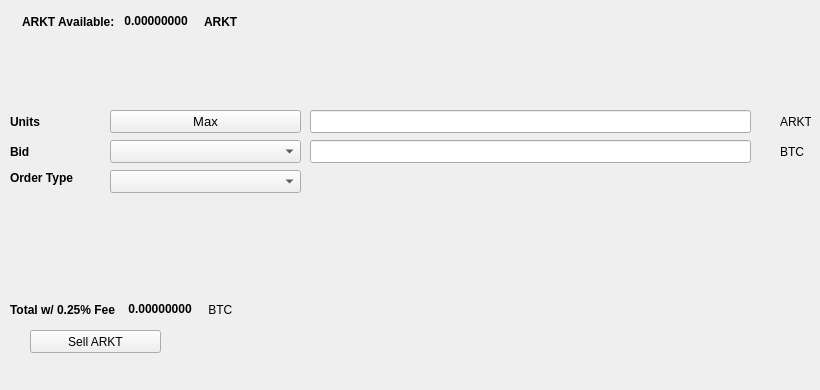
   <widget class="QWidget" name="SellTab">
    <attribute name="title">
     <string>Sell</string>
    </attribute>
    <widget class="QLabel" name="label_16">
     <property name="geometry">
      <rect>
       <x>780</x>
       <y>140</y>
       <width>31</width>
       <height>23</height>
      </rect>
     </property>
     <property name="text">
      <string>BTC</string>
     </property>
    </widget>
    <widget class="QComboBox" name="SellBidcomboBox">
     <property name="geometry">
      <rect>
       <x>110</x>
       <y>140</y>
       <width>191</width>
       <height>23</height>
      </rect>
     </property>
     <property name="font">
      <font>
       <pointsize>10</pointsize>
      </font>
     </property>
    </widget>
    <widget class="QLabel" name="label_18">
     <property name="geometry">
      <rect>
       <x>10</x>
       <y>110</y>
       <width>46</width>
       <height>23</height>
      </rect>
     </property>
     <property name="font">
      <font>
       <weight>75</weight>
       <bold>true</bold>
      </font>
     </property>
     <property name="text">
      <string>Units</string>
     </property>
    </widget>
    <widget class="QPushButton" name="Sell_Max_Amount">
     <property name="geometry">
      <rect>
       <x>110</x>
       <y>110</y>
       <width>191</width>
       <height>23</height>
      </rect>
     </property>
     <property name="font">
      <font>
       <pointsize>10</pointsize>
      </font>
     </property>
     <property name="text">
      <string>Max</string>
     </property>
    </widget>
    <widget class="QLabel" name="label_20">
     <property name="geometry">
      <rect>
       <x>10</x>
       <y>170</y>
       <width>91</width>
       <height>16</height>
      </rect>
     </property>
     <property name="font">
      <font>
       <weight>75</weight>
       <bold>true</bold>
      </font>
     </property>
     <property name="text">
      <string>Order Type</string>
     </property>
    </widget>
    <widget class="QComboBox" name="SellOrdertypeCombo">
     <property name="geometry">
      <rect>
       <x>110</x>
       <y>170</y>
       <width>191</width>
       <height>23</height>
      </rect>
     </property>
     <property name="font">
      <font>
       <pointsize>10</pointsize>
      </font>
     </property>
    </widget>
    <widget class="QLabel" name="label_21">
     <property name="geometry">
      <rect>
       <x>10</x>
       <y>140</y>
       <width>46</width>
       <height>23</height>
      </rect>
     </property>
     <property name="font">
      <font>
       <weight>75</weight>
       <bold>true</bold>
      </font>
     </property>
     <property name="text">
      <string>Bid</string>
     </property>
    </widget>
    <widget class="QLabel" name="label_22">
     <property name="geometry">
      <rect>
       <x>780</x>
       <y>110</y>
       <width>31</width>
       <height>23</height>
      </rect>
     </property>
     <property name="text">
      <string>ARKT</string>
     </property>
    </widget>
    <widget class="QLineEdit" name="UnitsInputARKT">
     <property name="geometry">
      <rect>
       <x>310</x>
       <y>110</y>
       <width>441</width>
       <height>23</height>
      </rect>
     </property>
     <property name="font">
      <font>
       <pointsize>9</pointsize>
       <weight>75</weight>
       <bold>true</bold>
      </font>
     </property>
    </widget>
    <widget class="QLineEdit" name="SellBidPriceEdit">
     <property name="geometry">
      <rect>
       <x>310</x>
       <y>140</y>
       <width>441</width>
       <height>23</height>
      </rect>
     </property>
     <property name="font">
      <font>
       <pointsize>9</pointsize>
       <weight>75</weight>
       <bold>true</bold>
      </font>
     </property>
    </widget>
    <widget class="QPushButton" name="SellARKTBTN">
     <property name="geometry">
      <rect>
       <x>30</x>
       <y>330</y>
       <width>131</width>
       <height>23</height>
      </rect>
     </property>
     <property name="text">
      <string>Sell ARKT</string>
     </property>
     <property name="icon">
      <iconset resource="../arktur">
       <normaloff>:/icons/bitcoin</normaloff>:/icons/bitcoin</iconset>
     </property>
    </widget>
    <widget class="QWidget" name="layoutWidget3">
     <property name="geometry">
      <rect>
       <x>22</x>
       <y>12</y>
       <width>258</width>
       <height>19</height>
      </rect>
     </property>
     <layout class="QHBoxLayout" name="horizontalLayout">
      <item>
       <widget class="QLabel" name="label232_2">
        <property name="font">
         <font>
          <weight>75</weight>
          <bold>true</bold>
         </font>
        </property>
        <property name="text">
         <string>ARKT Available:</string>
        </property>
       </widget>
      </item>
      <item>
       <widget class="QLabel" name="ARKTAvailableLabel">
        <property name="palette">
         <palette>
          <active>
           <colorrole role="WindowText">
            <brush brushstyle="SolidPattern">
             <color alpha="255">
              <red>0</red>
              <green>0</green>
              <blue>0</blue>
             </color>
            </brush>
           </colorrole>
           <colorrole role="Button">
            <brush brushstyle="SolidPattern">
             <color alpha="255">
              <red>0</red>
              <green>170</green>
              <blue>0</blue>
             </color>
            </brush>
           </colorrole>
           <colorrole role="Light">
            <brush brushstyle="SolidPattern">
             <color alpha="255">
              <red>0</red>
              <green>255</green>
              <blue>0</blue>
             </color>
            </brush>
           </colorrole>
           <colorrole role="Midlight">
            <brush brushstyle="SolidPattern">
             <color alpha="255">
              <red>0</red>
              <green>212</green>
              <blue>0</blue>
             </color>
            </brush>
           </colorrole>
           <colorrole role="Dark">
            <brush brushstyle="SolidPattern">
             <color alpha="255">
              <red>0</red>
              <green>85</green>
              <blue>0</blue>
             </color>
            </brush>
           </colorrole>
           <colorrole role="Mid">
            <brush brushstyle="SolidPattern">
             <color alpha="255">
              <red>0</red>
              <green>113</green>
              <blue>0</blue>
             </color>
            </brush>
           </colorrole>
           <colorrole role="Text">
            <brush brushstyle="SolidPattern">
             <color alpha="255">
              <red>0</red>
              <green>170</green>
              <blue>0</blue>
             </color>
            </brush>
           </colorrole>
           <colorrole role="BrightText">
            <brush brushstyle="SolidPattern">
             <color alpha="255">
              <red>255</red>
              <green>255</green>
              <blue>255</blue>
             </color>
            </brush>
           </colorrole>
           <colorrole role="ButtonText">
            <brush brushstyle="SolidPattern">
             <color alpha="255">
              <red>0</red>
              <green>0</green>
              <blue>0</blue>
             </color>
            </brush>
           </colorrole>
           <colorrole role="Base">
            <brush brushstyle="SolidPattern">
             <color alpha="255">
              <red>255</red>
              <green>255</green>
              <blue>255</blue>
             </color>
            </brush>
           </colorrole>
           <colorrole role="Window">
            <brush brushstyle="SolidPattern">
             <color alpha="255">
              <red>0</red>
              <green>170</green>
              <blue>0</blue>
             </color>
            </brush>
           </colorrole>
           <colorrole role="Shadow">
            <brush brushstyle="SolidPattern">
             <color alpha="255">
              <red>0</red>
              <green>0</green>
              <blue>0</blue>
             </color>
            </brush>
           </colorrole>
           <colorrole role="AlternateBase">
            <brush brushstyle="SolidPattern">
             <color alpha="255">
              <red>127</red>
              <green>212</green>
              <blue>127</blue>
             </color>
            </brush>
           </colorrole>
           <colorrole role="ToolTipBase">
            <brush brushstyle="SolidPattern">
             <color alpha="255">
              <red>255</red>
              <green>255</green>
              <blue>220</blue>
             </color>
            </brush>
           </colorrole>
           <colorrole role="ToolTipText">
            <brush brushstyle="SolidPattern">
             <color alpha="255">
              <red>0</red>
              <green>0</green>
              <blue>0</blue>
             </color>
            </brush>
           </colorrole>
          </active>
          <inactive>
           <colorrole role="WindowText">
            <brush brushstyle="SolidPattern">
             <color alpha="255">
              <red>0</red>
              <green>0</green>
              <blue>0</blue>
             </color>
            </brush>
           </colorrole>
           <colorrole role="Button">
            <brush brushstyle="SolidPattern">
             <color alpha="255">
              <red>0</red>
              <green>170</green>
              <blue>0</blue>
             </color>
            </brush>
           </colorrole>
           <colorrole role="Light">
            <brush brushstyle="SolidPattern">
             <color alpha="255">
              <red>0</red>
              <green>255</green>
              <blue>0</blue>
             </color>
            </brush>
           </colorrole>
           <colorrole role="Midlight">
            <brush brushstyle="SolidPattern">
             <color alpha="255">
              <red>0</red>
              <green>212</green>
              <blue>0</blue>
             </color>
            </brush>
           </colorrole>
           <colorrole role="Dark">
            <brush brushstyle="SolidPattern">
             <color alpha="255">
              <red>0</red>
              <green>85</green>
              <blue>0</blue>
             </color>
            </brush>
           </colorrole>
           <colorrole role="Mid">
            <brush brushstyle="SolidPattern">
             <color alpha="255">
              <red>0</red>
              <green>113</green>
              <blue>0</blue>
             </color>
            </brush>
           </colorrole>
           <colorrole role="Text">
            <brush brushstyle="SolidPattern">
             <color alpha="255">
              <red>0</red>
              <green>170</green>
              <blue>0</blue>
             </color>
            </brush>
           </colorrole>
           <colorrole role="BrightText">
            <brush brushstyle="SolidPattern">
             <color alpha="255">
              <red>255</red>
              <green>255</green>
              <blue>255</blue>
             </color>
            </brush>
           </colorrole>
           <colorrole role="ButtonText">
            <brush brushstyle="SolidPattern">
             <color alpha="255">
              <red>0</red>
              <green>0</green>
              <blue>0</blue>
             </color>
            </brush>
           </colorrole>
           <colorrole role="Base">
            <brush brushstyle="SolidPattern">
             <color alpha="255">
              <red>255</red>
              <green>255</green>
              <blue>255</blue>
             </color>
            </brush>
           </colorrole>
           <colorrole role="Window">
            <brush brushstyle="SolidPattern">
             <color alpha="255">
              <red>0</red>
              <green>170</green>
              <blue>0</blue>
             </color>
            </brush>
           </colorrole>
           <colorrole role="Shadow">
            <brush brushstyle="SolidPattern">
             <color alpha="255">
              <red>0</red>
              <green>0</green>
              <blue>0</blue>
             </color>
            </brush>
           </colorrole>
           <colorrole role="AlternateBase">
            <brush brushstyle="SolidPattern">
             <color alpha="255">
              <red>127</red>
              <green>212</green>
              <blue>127</blue>
             </color>
            </brush>
           </colorrole>
           <colorrole role="ToolTipBase">
            <brush brushstyle="SolidPattern">
             <color alpha="255">
              <red>255</red>
              <green>255</green>
              <blue>220</blue>
             </color>
            </brush>
           </colorrole>
           <colorrole role="ToolTipText">
            <brush brushstyle="SolidPattern">
             <color alpha="255">
              <red>0</red>
              <green>0</green>
              <blue>0</blue>
             </color>
            </brush>
           </colorrole>
          </inactive>
          <disabled>
           <colorrole role="WindowText">
            <brush brushstyle="SolidPattern">
             <color alpha="255">
              <red>0</red>
              <green>85</green>
              <blue>0</blue>
             </color>
            </brush>
           </colorrole>
           <colorrole role="Button">
            <brush brushstyle="SolidPattern">
             <color alpha="255">
              <red>0</red>
              <green>170</green>
              <blue>0</blue>
             </color>
            </brush>
           </colorrole>
           <colorrole role="Light">
            <brush brushstyle="SolidPattern">
             <color alpha="255">
              <red>0</red>
              <green>255</green>
              <blue>0</blue>
             </color>
            </brush>
           </colorrole>
           <colorrole role="Midlight">
            <brush brushstyle="SolidPattern">
             <color alpha="255">
              <red>0</red>
              <green>212</green>
              <blue>0</blue>
             </color>
            </brush>
           </colorrole>
           <colorrole role="Dark">
            <brush brushstyle="SolidPattern">
             <color alpha="255">
              <red>0</red>
              <green>85</green>
              <blue>0</blue>
             </color>
            </brush>
           </colorrole>
           <colorrole role="Mid">
            <brush brushstyle="SolidPattern">
             <color alpha="255">
              <red>0</red>
              <green>113</green>
              <blue>0</blue>
             </color>
            </brush>
           </colorrole>
           <colorrole role="Text">
            <brush brushstyle="SolidPattern">
             <color alpha="255">
              <red>0</red>
              <green>85</green>
              <blue>0</blue>
             </color>
            </brush>
           </colorrole>
           <colorrole role="BrightText">
            <brush brushstyle="SolidPattern">
             <color alpha="255">
              <red>255</red>
              <green>255</green>
              <blue>255</blue>
             </color>
            </brush>
           </colorrole>
           <colorrole role="ButtonText">
            <brush brushstyle="SolidPattern">
             <color alpha="255">
              <red>0</red>
              <green>85</green>
              <blue>0</blue>
             </color>
            </brush>
           </colorrole>
           <colorrole role="Base">
            <brush brushstyle="SolidPattern">
             <color alpha="255">
              <red>0</red>
              <green>170</green>
              <blue>0</blue>
             </color>
            </brush>
           </colorrole>
           <colorrole role="Window">
            <brush brushstyle="SolidPattern">
             <color alpha="255">
              <red>0</red>
              <green>170</green>
              <blue>0</blue>
             </color>
            </brush>
           </colorrole>
           <colorrole role="Shadow">
            <brush brushstyle="SolidPattern">
             <color alpha="255">
              <red>0</red>
              <green>0</green>
              <blue>0</blue>
             </color>
            </brush>
           </colorrole>
           <colorrole role="AlternateBase">
            <brush brushstyle="SolidPattern">
             <color alpha="255">
              <red>0</red>
              <green>170</green>
              <blue>0</blue>
             </color>
            </brush>
           </colorrole>
           <colorrole role="ToolTipBase">
            <brush brushstyle="SolidPattern">
             <color alpha="255">
              <red>255</red>
              <green>255</green>
              <blue>220</blue>
             </color>
            </brush>
           </colorrole>
           <colorrole role="ToolTipText">
            <brush brushstyle="SolidPattern">
             <color alpha="255">
              <red>0</red>
              <green>0</green>
              <blue>0</blue>
             </color>
            </brush>
           </colorrole>
          </disabled>
         </palette>
        </property>
        <property name="font">
         <font>
          <weight>75</weight>
          <bold>true</bold>
         </font>
        </property>
        <property name="text">
         <string> 0.00000000 </string>
        </property>
        <property name="textInteractionFlags">
         <set>Qt::LinksAccessibleByMouse|Qt::TextSelectableByKeyboard|Qt::TextSelectableByMouse</set>
        </property>
       </widget>
      </item>
      <item>
       <widget class="QLabel" name="labelARKT">
        <property name="font">
         <font>
          <weight>75</weight>
          <bold>true</bold>
         </font>
        </property>
        <property name="text">
         <string>ARKT</string>
        </property>
       </widget>
      </item>
     </layout>
    </widget>
    <widget class="QWidget" name="layoutWidget">
     <property name="geometry">
      <rect>
       <x>10</x>
       <y>300</y>
       <width>268</width>
       <height>19</height>
      </rect>
     </property>
     <layout class="QHBoxLayout" name="horizontalLayout_2">
      <item>
       <widget class="QLabel" name="label_19">
        <property name="font">
         <font>
          <weight>75</weight>
          <bold>true</bold>
         </font>
        </property>
        <property name="text">
         <string>Total w/ 0.25% Fee </string>
        </property>
       </widget>
      </item>
      <item>
       <widget class="QLabel" name="SellCostLabel">
        <property name="palette">
         <palette>
          <active>
           <colorrole role="WindowText">
            <brush brushstyle="SolidPattern">
             <color alpha="255">
              <red>0</red>
              <green>0</green>
              <blue>0</blue>
             </color>
            </brush>
           </colorrole>
           <colorrole role="Button">
            <brush brushstyle="SolidPattern">
             <color alpha="255">
              <red>0</red>
              <green>170</green>
              <blue>0</blue>
             </color>
            </brush>
           </colorrole>
           <colorrole role="Light">
            <brush brushstyle="SolidPattern">
             <color alpha="255">
              <red>0</red>
              <green>255</green>
              <blue>0</blue>
             </color>
            </brush>
           </colorrole>
           <colorrole role="Midlight">
            <brush brushstyle="SolidPattern">
             <color alpha="255">
              <red>0</red>
              <green>212</green>
              <blue>0</blue>
             </color>
            </brush>
           </colorrole>
           <colorrole role="Dark">
            <brush brushstyle="SolidPattern">
             <color alpha="255">
              <red>0</red>
              <green>85</green>
              <blue>0</blue>
             </color>
            </brush>
           </colorrole>
           <colorrole role="Mid">
            <brush brushstyle="SolidPattern">
             <color alpha="255">
              <red>0</red>
              <green>113</green>
              <blue>0</blue>
             </color>
            </brush>
           </colorrole>
           <colorrole role="Text">
            <brush brushstyle="SolidPattern">
             <color alpha="255">
              <red>0</red>
              <green>170</green>
              <blue>0</blue>
             </color>
            </brush>
           </colorrole>
           <colorrole role="BrightText">
            <brush brushstyle="SolidPattern">
             <color alpha="255">
              <red>255</red>
              <green>255</green>
              <blue>255</blue>
             </color>
            </brush>
           </colorrole>
           <colorrole role="ButtonText">
            <brush brushstyle="SolidPattern">
             <color alpha="255">
              <red>0</red>
              <green>0</green>
              <blue>0</blue>
             </color>
            </brush>
           </colorrole>
           <colorrole role="Base">
            <brush brushstyle="SolidPattern">
             <color alpha="255">
              <red>255</red>
              <green>255</green>
              <blue>255</blue>
             </color>
            </brush>
           </colorrole>
           <colorrole role="Window">
            <brush brushstyle="SolidPattern">
             <color alpha="255">
              <red>0</red>
              <green>170</green>
              <blue>0</blue>
             </color>
            </brush>
           </colorrole>
           <colorrole role="Shadow">
            <brush brushstyle="SolidPattern">
             <color alpha="255">
              <red>0</red>
              <green>0</green>
              <blue>0</blue>
             </color>
            </brush>
           </colorrole>
           <colorrole role="AlternateBase">
            <brush brushstyle="SolidPattern">
             <color alpha="255">
              <red>127</red>
              <green>212</green>
              <blue>127</blue>
             </color>
            </brush>
           </colorrole>
           <colorrole role="ToolTipBase">
            <brush brushstyle="SolidPattern">
             <color alpha="255">
              <red>255</red>
              <green>255</green>
              <blue>220</blue>
             </color>
            </brush>
           </colorrole>
           <colorrole role="ToolTipText">
            <brush brushstyle="SolidPattern">
             <color alpha="255">
              <red>0</red>
              <green>0</green>
              <blue>0</blue>
             </color>
            </brush>
           </colorrole>
          </active>
          <inactive>
           <colorrole role="WindowText">
            <brush brushstyle="SolidPattern">
             <color alpha="255">
              <red>0</red>
              <green>0</green>
              <blue>0</blue>
             </color>
            </brush>
           </colorrole>
           <colorrole role="Button">
            <brush brushstyle="SolidPattern">
             <color alpha="255">
              <red>0</red>
              <green>170</green>
              <blue>0</blue>
             </color>
            </brush>
           </colorrole>
           <colorrole role="Light">
            <brush brushstyle="SolidPattern">
             <color alpha="255">
              <red>0</red>
              <green>255</green>
              <blue>0</blue>
             </color>
            </brush>
           </colorrole>
           <colorrole role="Midlight">
            <brush brushstyle="SolidPattern">
             <color alpha="255">
              <red>0</red>
              <green>212</green>
              <blue>0</blue>
             </color>
            </brush>
           </colorrole>
           <colorrole role="Dark">
            <brush brushstyle="SolidPattern">
             <color alpha="255">
              <red>0</red>
              <green>85</green>
              <blue>0</blue>
             </color>
            </brush>
           </colorrole>
           <colorrole role="Mid">
            <brush brushstyle="SolidPattern">
             <color alpha="255">
              <red>0</red>
              <green>113</green>
              <blue>0</blue>
             </color>
            </brush>
           </colorrole>
           <colorrole role="Text">
            <brush brushstyle="SolidPattern">
             <color alpha="255">
              <red>0</red>
              <green>170</green>
              <blue>0</blue>
             </color>
            </brush>
           </colorrole>
           <colorrole role="BrightText">
            <brush brushstyle="SolidPattern">
             <color alpha="255">
              <red>255</red>
              <green>255</green>
              <blue>255</blue>
             </color>
            </brush>
           </colorrole>
           <colorrole role="ButtonText">
            <brush brushstyle="SolidPattern">
             <color alpha="255">
              <red>0</red>
              <green>0</green>
              <blue>0</blue>
             </color>
            </brush>
           </colorrole>
           <colorrole role="Base">
            <brush brushstyle="SolidPattern">
             <color alpha="255">
              <red>255</red>
              <green>255</green>
              <blue>255</blue>
             </color>
            </brush>
           </colorrole>
           <colorrole role="Window">
            <brush brushstyle="SolidPattern">
             <color alpha="255">
              <red>0</red>
              <green>170</green>
              <blue>0</blue>
             </color>
            </brush>
           </colorrole>
           <colorrole role="Shadow">
            <brush brushstyle="SolidPattern">
             <color alpha="255">
              <red>0</red>
              <green>0</green>
              <blue>0</blue>
             </color>
            </brush>
           </colorrole>
           <colorrole role="AlternateBase">
            <brush brushstyle="SolidPattern">
             <color alpha="255">
              <red>127</red>
              <green>212</green>
              <blue>127</blue>
             </color>
            </brush>
           </colorrole>
           <colorrole role="ToolTipBase">
            <brush brushstyle="SolidPattern">
             <color alpha="255">
              <red>255</red>
              <green>255</green>
              <blue>220</blue>
             </color>
            </brush>
           </colorrole>
           <colorrole role="ToolTipText">
            <brush brushstyle="SolidPattern">
             <color alpha="255">
              <red>0</red>
              <green>0</green>
              <blue>0</blue>
             </color>
            </brush>
           </colorrole>
          </inactive>
          <disabled>
           <colorrole role="WindowText">
            <brush brushstyle="SolidPattern">
             <color alpha="255">
              <red>0</red>
              <green>85</green>
              <blue>0</blue>
             </color>
            </brush>
           </colorrole>
           <colorrole role="Button">
            <brush brushstyle="SolidPattern">
             <color alpha="255">
              <red>0</red>
              <green>170</green>
              <blue>0</blue>
             </color>
            </brush>
           </colorrole>
           <colorrole role="Light">
            <brush brushstyle="SolidPattern">
             <color alpha="255">
              <red>0</red>
              <green>255</green>
              <blue>0</blue>
             </color>
            </brush>
           </colorrole>
           <colorrole role="Midlight">
            <brush brushstyle="SolidPattern">
             <color alpha="255">
              <red>0</red>
              <green>212</green>
              <blue>0</blue>
             </color>
            </brush>
           </colorrole>
           <colorrole role="Dark">
            <brush brushstyle="SolidPattern">
             <color alpha="255">
              <red>0</red>
              <green>85</green>
              <blue>0</blue>
             </color>
            </brush>
           </colorrole>
           <colorrole role="Mid">
            <brush brushstyle="SolidPattern">
             <color alpha="255">
              <red>0</red>
              <green>113</green>
              <blue>0</blue>
             </color>
            </brush>
           </colorrole>
           <colorrole role="Text">
            <brush brushstyle="SolidPattern">
             <color alpha="255">
              <red>0</red>
              <green>85</green>
              <blue>0</blue>
             </color>
            </brush>
           </colorrole>
           <colorrole role="BrightText">
            <brush brushstyle="SolidPattern">
             <color alpha="255">
              <red>255</red>
              <green>255</green>
              <blue>255</blue>
             </color>
            </brush>
           </colorrole>
           <colorrole role="ButtonText">
            <brush brushstyle="SolidPattern">
             <color alpha="255">
              <red>0</red>
              <green>85</green>
              <blue>0</blue>
             </color>
            </brush>
           </colorrole>
           <colorrole role="Base">
            <brush brushstyle="SolidPattern">
             <color alpha="255">
              <red>0</red>
              <green>170</green>
              <blue>0</blue>
             </color>
            </brush>
           </colorrole>
           <colorrole role="Window">
            <brush brushstyle="SolidPattern">
             <color alpha="255">
              <red>0</red>
              <green>170</green>
              <blue>0</blue>
             </color>
            </brush>
           </colorrole>
           <colorrole role="Shadow">
            <brush brushstyle="SolidPattern">
             <color alpha="255">
              <red>0</red>
              <green>0</green>
              <blue>0</blue>
             </color>
            </brush>
           </colorrole>
           <colorrole role="AlternateBase">
            <brush brushstyle="SolidPattern">
             <color alpha="255">
              <red>0</red>
              <green>170</green>
              <blue>0</blue>
             </color>
            </brush>
           </colorrole>
           <colorrole role="ToolTipBase">
            <brush brushstyle="SolidPattern">
             <color alpha="255">
              <red>255</red>
              <green>255</green>
              <blue>220</blue>
             </color>
            </brush>
           </colorrole>
           <colorrole role="ToolTipText">
            <brush brushstyle="SolidPattern">
             <color alpha="255">
              <red>0</red>
              <green>0</green>
              <blue>0</blue>
             </color>
            </brush>
           </colorrole>
          </disabled>
         </palette>
        </property>
        <property name="font">
         <font>
          <weight>75</weight>
          <bold>true</bold>
         </font>
        </property>
        <property name="autoFillBackground">
         <bool>false</bool>
        </property>
        <property name="text">
         <string> 0.00000000</string>
        </property>
        <property name="textInteractionFlags">
         <set>Qt::LinksAccessibleByMouse|Qt::TextSelectableByMouse</set>
        </property>
       </widget>
      </item>
      <item>
       <widget class="QLabel" name="label_17">
        <property name="font">
         <font>
          <weight>50</weight>
          <bold>false</bold>
         </font>
        </property>
        <property name="text">
         <string> BTC</string>
        </property>
       </widget>
      </item>
     </layout>
    </widget>
    <widget class="QLabel" name="label_23">
     <property name="geometry">
      <rect>
       <x>460</x>
       <y>300</y>
       <width>281</width>
       <height>81</height>
      </rect>
     </property>
     <property name="text">
      <string/>
     </property>
     <property name="pixmap">
      <pixmap>:/images/bittrex</pixmap>
     </property>
    </widget>
   </widget>
